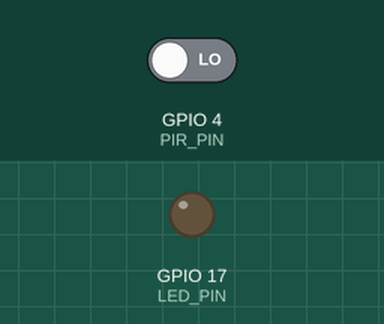
A program run on a simulated Raspberry Pi (BCM pin numbers). On the bench: output pins drawn as LEDs (lit = HIGH). The inputs (shaded band) are chosen by the test bench; at power-on: GPIO 4 (PIR_PIN) LOW.

Above: at 1.2 s.
1.3 s: GPIO 4 (PIR_PIN) driven HIGH
At 2.0 s:
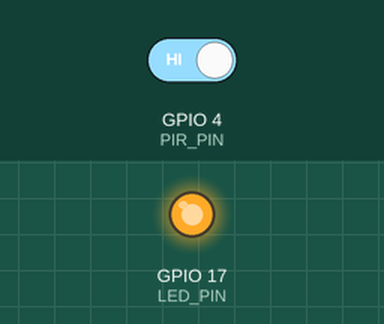
2.8 s: GPIO 4 (PIR_PIN) driven LOW
At 3.2 s:
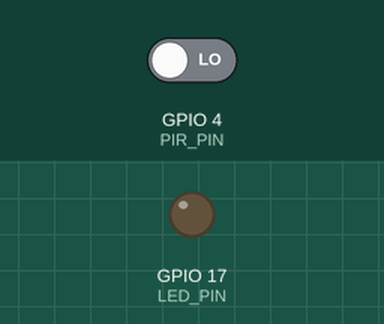
Timing chart, 0 to 5.8 s (numbered marks = the images above; inputs shaded):
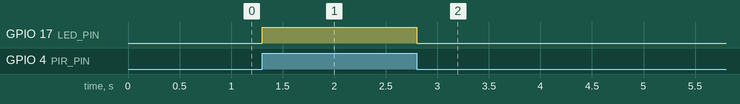

Measured:
- after the input at 1.3 s, GPIO 17 (LED_PIN): LOW → HIGH at once
- after the input at 2.8 s, GPIO 17 (LED_PIN): HIGH → LOW at once

The program:

activity_9.py
```python
import RPi.GPIO as GPIO
import time

LED_PIN = 17
PIR_PIN = 4

GPIO.setmode(GPIO.BCM)
GPIO.setup(PIR_PIN, GPIO.IN, pull_up_down=GPIO.PUD_DOWN)
GPIO.setup(LED_PIN, GPIO.OUT)
GPIO.output(LED_PIN, GPIO.LOW)

try:
    while True:
        time.sleep(0.01)
        if GPIO.input(PIR_PIN) == GPIO.HIGH:
            GPIO.output(LED_PIN, GPIO.HIGH)
        else:
            GPIO.output(LED_PIN, GPIO.LOW)
except KeyboardInterrupt:
    print("cleaning up GPIOs")

GPIO.cleanup()
```
